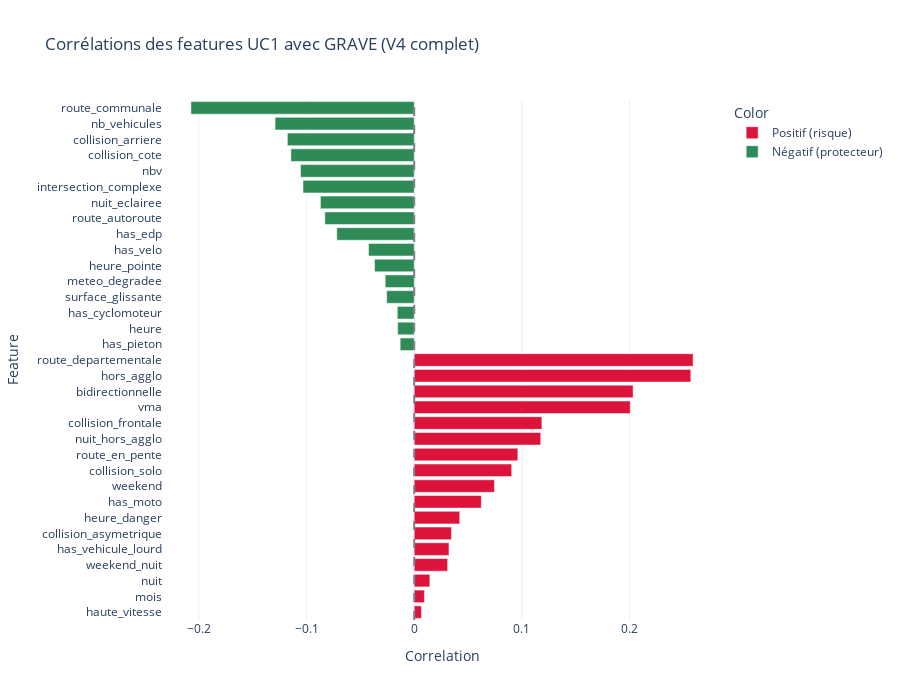

This figure's notebook cell:
### Markdown cell above
---
## 4. Analyse des features les plus prédictives

### Code cell
# Features disponibles en V4 (toutes)
v4_corr = all_correlations['v4_collision']

# Créer un DataFrame pour visualisation
df_corr = pd.DataFrame(v4_corr, columns=['Feature', 'Correlation'])
df_corr['Abs_Corr'] = df_corr['Correlation'].abs()
df_corr = df_corr.sort_values('Abs_Corr', ascending=True)

# Colorer selon positif/négatif
df_corr['Color'] = df_corr['Correlation'].apply(lambda x: 'Positif (risque)' if x > 0 else 'Négatif (protecteur)')

fig = px.bar(
    df_corr,
    x='Correlation',
    y='Feature',
    orientation='h',
    color='Color',
    color_discrete_map={'Positif (risque)': 'crimson', 'Négatif (protecteur)': 'seagreen'},
    title='Corrélations des features UC1 avec GRAVE (V4 complet)',
)

fig.add_vline(x=0, line_dash="dash", line_color="gray")
fig.update_layout(height=700, showlegend=True)
fig.show()

### Figure 1 — Plotly figure (JSON) as saved in the notebook; plotly's stock layout.template omitted (floating-point values rounded to 4 significant figures)
{"data": [{"hovertemplate": "Color=Positif (risque)<br>Correlation=%{x}<br>Feature=%{y}<extra></extra>", "legendgroup": "Positif (risque)", "marker": {"color": "crimson", "pattern": {"shape": ""}}, "name": "Positif (risque)", "orientation": "h", "showlegend": true, "textposition": "auto", "type": "bar", "x": [0.006714, 0.009512, 0.01452, 0.03108, 0.03233, 0.03461, 0.04232, 0.06242, 0.07455, 0.09061, 0.09631, 0.1176, 0.1187, 0.2008, 0.2034, 0.2571, 0.2592], "xaxis": "x", "y": ["haute_vitesse", "mois", "nuit", "weekend_nuit", "has_vehicule_lourd", "collision_asymetrique", "heure_danger", "has_moto", "weekend", "collision_solo", "route_en_pente", "nuit_hors_agglo", "collision_frontale", "vma", "bidirectionnelle", "hors_agglo", "route_departementale"], "yaxis": "y"}, {"hovertemplate": "Color=Négatif (protecteur)<br>Correlation=%{x}<br>Feature=%{y}<extra></extra>", "legendgroup": "Négatif (protecteur)", "marker": {"color": "seagreen", "pattern": {"shape": ""}}, "name": "Négatif (protecteur)", "orientation": "h", "showlegend": true, "textposition": "auto", "type": "bar", "x": [-0.01304, -0.01535, -0.01573, -0.02558, -0.02694, -0.03689, -0.04247, -0.07198, -0.08304, -0.08715, -0.1034, -0.1056, -0.1146, -0.1179, -0.1293, -0.2075], "xaxis": "x", "y": ["has_pieton", "heure", "has_cyclomoteur", "surface_glissante", "meteo_degradee", "heure_pointe", "has_velo", "has_edp", "route_autoroute", "nuit_eclairee", "intersection_complexe", "nbv", "collision_cote", "collision_arriere", "nb_vehicules", "route_communale"], "yaxis": "y"}], "layout": {"barmode": "relative", "height": 700, "legend": {"title": {"text": "Color"}, "tracegroupgap": 0}, "shapes": [{"line": {"color": "gray", "dash": "dash"}, "type": "line", "x0": 0, "x1": 0, "xref": "x", "y0": 0, "y1": 1, "yref": "y domain"}], "showlegend": true, "title": {"text": "Corrélations des features UC1 avec GRAVE (V4 complet)"}, "xaxis": {"anchor": "y", "domain": [0, 1], "title": {"text": "Correlation"}}, "yaxis": {"anchor": "x", "domain": [0, 1], "title": {"text": "Feature"}}}}
